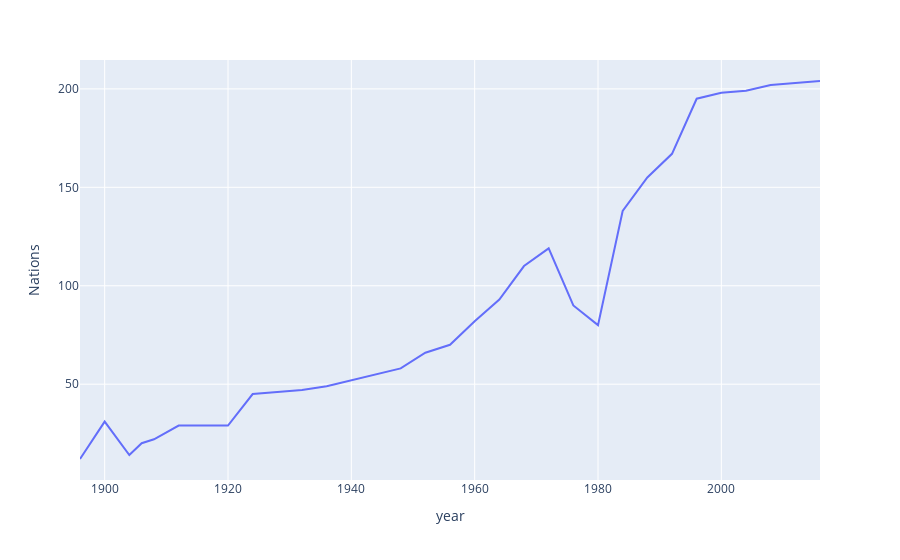

The notebook cell this image was saved under:
### Code cell
fig

### Figure 1 — Plotly figure (JSON) as saved in the notebook; plotly's stock layout.template omitted (floating-point values rounded to 4 significant figures)
{"data": [{"hovertemplate": "year=%{x}<br>Nations=%{y}<extra></extra>", "legendgroup": "", "line": {"color": "#636efa", "dash": "solid"}, "mode": "lines", "name": "", "orientation": "v", "showlegend": false, "type": "scatter", "x": [1896, 1900, 1904, 1906, 1908, 1912, 1920, 1924, 1928, 1932, 1936, 1948, 1952, 1956, 1960, 1964, 1968, 1972, 1976, 1980, 1984, 1988, 1992, 1996, 2000, 2004, 2008, 2012, 2016], "xaxis": "x", "y": [12, 31, 14, 20, 22, 29, 29, 45, 46, 47, 49, 58, 66, 70, 82, 93, 110, 119, 90, 80, 138, 155, 167, 195, 198, 199, 202, 203, 204], "yaxis": "y"}], "layout": {"legend": {"tracegroupgap": 0}, "margin": {"t": 60}, "xaxis": {"anchor": "y", "domain": [0, 1], "title": {"text": "year"}}, "yaxis": {"anchor": "x", "domain": [0, 1], "title": {"text": "Nations"}}}}
